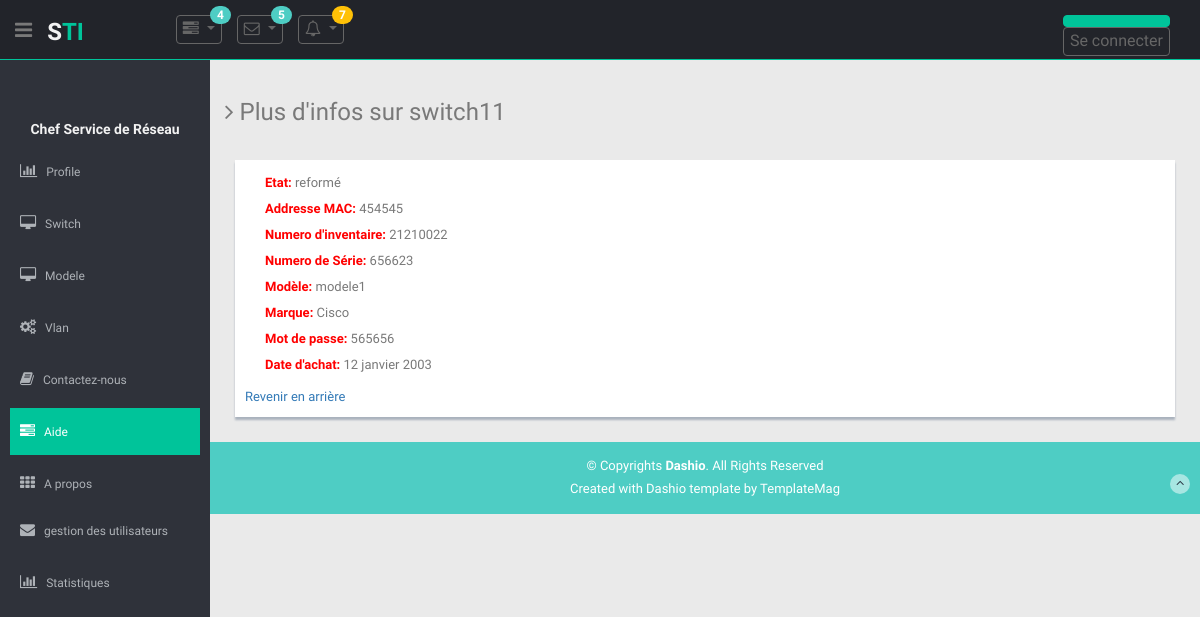
Screenshot of /app_principal/switch/plus_info/24 with the database file from the repository.
### app_principal/models.py (models this page shows, shortened)
class switch(models.Model):  # on peut creer les ports d'un switch a partir d'un objet "switch" : switch_objet.port_set.create(num_port=...,type_port=...etc)
    passif = 'passif'
    actif = 'actif'
    reforme = 'reformé'
    choix_etat = [
        (passif, 'passif'),
        (actif, 'actif'),
        (reforme, 'reformé'),
    ]
    nom = models.CharField(max_length=50)
    marque = models.CharField(max_length=50, default='Cisco')
    modele = models.CharField(max_length=50)
    bloc = models.CharField(max_length=25, default="pas configuré")
    local = models.CharField(max_length=25, default="magazin")
    armoire = models.CharField(max_length=25, default="pas configuré")
    inventaire = models.CharField(max_length=50, unique=True,)
    serie = models.CharField(max_length=25, unique=True,)
    mac = models.CharField(max_length=25, unique=True,)
    password=models.CharField('Mot de passe',max_length=100,default="")
    preced = models.CharField(
        'Cascade depuis', max_length=50, blank=True, default="pas en cascade")
    date_achat = models.DateField("Date d'achat",
                                  blank=True,
                                  null=True,
                                  )
    etat = models.CharField(
        max_length=10,
        choices=choix_etat,
        default=passif,
    )
    vlans=models.CharField(
        'VLANs associés', max_length=350, blank=True, default="/ ")

### app_principal/views.py (the view)
# urls.py: path('switch/plus_info/<int:switch_id>', views.plus_info_switch, name='plus_info_switch'),
def plus_info_switch(request,switch_id):
    s=switch.objects.get(id=switch_id)
    context={'objet':s,}
    return render(request, 'app_principal/plus_info.html', context)

### app_principal/templates/app_principal/plus_info.html (shortened to what this page needs)
{% extends "base.html" %}
{% load static %}
  {% block content %}
<div class="wrapper">
  <h3><i class="fa fa-angle-right"></i> Plus d'infos sur {{ objet.nom }}</h3>
    <div class="row mt">
        <div class="col-lg-12">
            <div class="form-panel">
                <ul style="line-height: 2;">
                    <li><strong style="color:red;">Etat:</strong> {{objet.etat}}</li>
                    <li><strong style="color:red;"> Addresse MAC:</strong> {{ objet.mac }}</li>
                    <li><strong style="color:red;">Numero d'inventaire:</strong> {{ objet.inventaire }}</li>
                    <li><strong style="color:red;">Numero de Série:</strong> {{ objet.serie }}</li>
                    <li><strong style="color:red;">Modèle:</strong> {{ objet.modele }}</li>
                    <li><strong style="color:red;">Marque:</strong> {{ objet.marque }}</li>
                    <li><strong style="color:red;">Mot de passe:</strong> {{objet.password}}</li>
                    <li><strong style="color:red;">Date d'achat:</strong> {{objet.date_achat}}</li>
                </ul>
                <a href="{% url 'app_principal:switch' %}">Revenir en arrière</a>
            </div>
        </div>
    </div>
</div>
  {% endblock %}

### app_principal/static/css/style.css (style rules this page uses)
body { color: #797979; background: #eaeaea; font-family: 'Ruda', sans-serif; padding: 0px !important; margin: 0px !important; font-size:13px; }
ul li { list-style: none; }
a, a:hover, a:focus { text-decoration: none; outline: none; }
.mt { margin-top: 25px; }
.wrapper { display: inline-block; margin-top: 60px; padding-left: 15px; padding-right: 15px; padding-bottom: 15px; padding-top: 0px; width: 100%; }
.form-panel { background: #ffffff; margin: 10px; padding: 10px; box-shadow: 0px 3px 2px #aab2bd; text-align: left; }

### rows the page displays
switch: nom "switch11", etat "reformé", mac "454545", inventaire "21210022", serie "656623", modele "modele1", marque "Cisco", password "565656", date_achat "12 janvier 2003"
